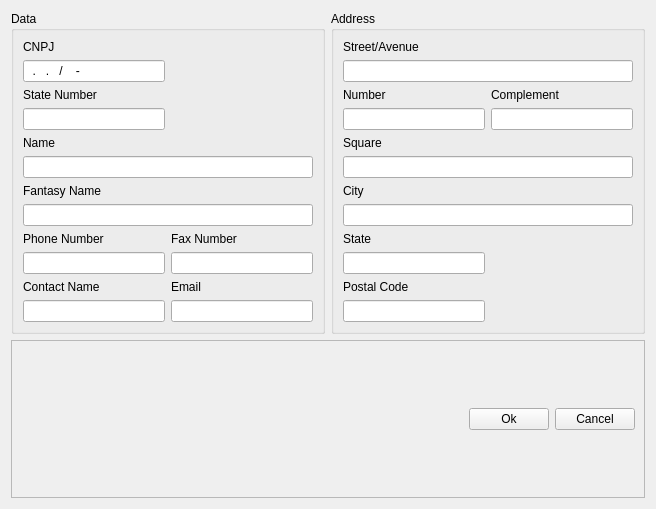
<?xml version="1.0" encoding="UTF-8"?>
<ui version="4.0">
 <class>AddEnterpriseCustomerView</class>
 <widget class="QWidget" name="AddEnterpriseCustomerView">
  <property name="geometry">
   <rect>
    <x>0</x>
    <y>0</y>
    <width>656</width>
    <height>509</height>
   </rect>
  </property>
  <property name="windowTitle">
   <string>Add new customer</string>
  </property>
  <layout class="QGridLayout" name="gridLayout">
   <item row="0" column="0">
    <widget class="QGroupBox" name="groupBox_2">
     <property name="title">
      <string>Data</string>
     </property>
     <layout class="QGridLayout" name="gridLayout_2">
      <item row="0" column="0">
       <widget class="QLabel" name="label">
        <property name="text">
         <string>CNPJ</string>
        </property>
       </widget>
      </item>
      <item row="1" column="0">
       <widget class="QLineEdit" name="cnpjLineEdit">
        <property name="inputMask">
         <string>99.999.999/9999-99; </string>
        </property>
       </widget>
      </item>
      <item row="2" column="0">
       <widget class="QLabel" name="label_2">
        <property name="text">
         <string>State Number</string>
        </property>
       </widget>
      </item>
      <item row="3" column="0">
       <widget class="QLineEdit" name="stateNumberLineEdit">
        <property name="maxLength">
         <number>20</number>
        </property>
       </widget>
      </item>
      <item row="4" column="0">
       <widget class="QLabel" name="label_3">
        <property name="text">
         <string>Name</string>
        </property>
       </widget>
      </item>
      <item row="5" column="0" colspan="2">
       <widget class="QLineEdit" name="nameLineEdit">
        <property name="maxLength">
         <number>100</number>
        </property>
       </widget>
      </item>
      <item row="6" column="0">
       <widget class="QLabel" name="label_4">
        <property name="text">
         <string>Fantasy Name</string>
        </property>
       </widget>
      </item>
      <item row="7" column="0" colspan="2">
       <widget class="QLineEdit" name="fantasyNameLineEdit">
        <property name="maxLength">
         <number>100</number>
        </property>
       </widget>
      </item>
      <item row="8" column="0">
       <widget class="QLabel" name="label_5">
        <property name="text">
         <string>Phone Number</string>
        </property>
       </widget>
      </item>
      <item row="8" column="1">
       <widget class="QLabel" name="label_6">
        <property name="text">
         <string>Fax Number</string>
        </property>
       </widget>
      </item>
      <item row="9" column="0">
       <widget class="QLineEdit" name="phoneNumberLineEdit">
        <property name="maxLength">
         <number>25</number>
        </property>
       </widget>
      </item>
      <item row="9" column="1">
       <widget class="QLineEdit" name="faxNumberLineEdit">
        <property name="maxLength">
         <number>25</number>
        </property>
       </widget>
      </item>
      <item row="10" column="0">
       <widget class="QLabel" name="label_7">
        <property name="text">
         <string>Contact Name</string>
        </property>
       </widget>
      </item>
      <item row="10" column="1">
       <widget class="QLabel" name="label_8">
        <property name="text">
         <string>Email</string>
        </property>
       </widget>
      </item>
      <item row="11" column="0">
       <widget class="QLineEdit" name="contactNameLineEdit">
        <property name="maxLength">
         <number>100</number>
        </property>
       </widget>
      </item>
      <item row="11" column="1">
       <widget class="QLineEdit" name="emailLineEdit">
        <property name="maxLength">
         <number>100</number>
        </property>
       </widget>
      </item>
     </layout>
    </widget>
   </item>
   <item row="0" column="1">
    <widget class="QGroupBox" name="groupBox">
     <property name="title">
      <string>Address</string>
     </property>
     <layout class="QGridLayout" name="gridLayout_3">
      <item row="0" column="0">
       <widget class="QLabel" name="label_9">
        <property name="text">
         <string>Street/Avenue</string>
        </property>
       </widget>
      </item>
      <item row="1" column="0" colspan="2">
       <widget class="QLineEdit" name="addressStreetLineEdit">
        <property name="maxLength">
         <number>100</number>
        </property>
       </widget>
      </item>
      <item row="2" column="0">
       <widget class="QLabel" name="label_10">
        <property name="text">
         <string>Number</string>
        </property>
       </widget>
      </item>
      <item row="2" column="1">
       <widget class="QLabel" name="label_11">
        <property name="text">
         <string>Complement</string>
        </property>
       </widget>
      </item>
      <item row="3" column="0">
       <widget class="QLineEdit" name="addressNumberLineEdit"/>
      </item>
      <item row="3" column="1">
       <widget class="QLineEdit" name="addressComplementLineEdit">
        <property name="maxLength">
         <number>20</number>
        </property>
       </widget>
      </item>
      <item row="4" column="0">
       <widget class="QLabel" name="label_12">
        <property name="text">
         <string>Square</string>
        </property>
       </widget>
      </item>
      <item row="5" column="0" colspan="2">
       <widget class="QLineEdit" name="addressSquareLineEdit">
        <property name="maxLength">
         <number>50</number>
        </property>
       </widget>
      </item>
      <item row="6" column="0">
       <widget class="QLabel" name="label_13">
        <property name="text">
         <string>City</string>
        </property>
       </widget>
      </item>
      <item row="7" column="0" colspan="2">
       <widget class="QLineEdit" name="addressCityLineEdit">
        <property name="maxLength">
         <number>50</number>
        </property>
       </widget>
      </item>
      <item row="8" column="0">
       <widget class="QLabel" name="label_14">
        <property name="text">
         <string>State</string>
        </property>
       </widget>
      </item>
      <item row="9" column="0">
       <widget class="QLineEdit" name="addressStateLineEdit">
        <property name="maxLength">
         <number>30</number>
        </property>
       </widget>
      </item>
      <item row="10" column="0">
       <widget class="QLabel" name="label_15">
        <property name="text">
         <string>Postal Code</string>
        </property>
       </widget>
      </item>
      <item row="11" column="0">
       <widget class="QLineEdit" name="addressPostalCodeLineEdit">
        <property name="maxLength">
         <number>15</number>
        </property>
       </widget>
      </item>
     </layout>
    </widget>
   </item>
   <item row="1" column="0" colspan="2">
    <widget class="QFrame" name="frame_2">
     <property name="frameShape">
      <enum>QFrame::StyledPanel</enum>
     </property>
     <property name="frameShadow">
      <enum>QFrame::Raised</enum>
     </property>
     <layout class="QHBoxLayout" name="horizontalLayout">
      <item>
       <spacer name="horizontalSpacer">
        <property name="orientation">
         <enum>Qt::Horizontal</enum>
        </property>
        <property name="sizeHint" stdset="0">
         <size>
          <width>457</width>
          <height>20</height>
         </size>
        </property>
       </spacer>
      </item>
      <item>
       <widget class="QPushButton" name="okPushButton">
        <property name="text">
         <string>Ok</string>
        </property>
       </widget>
      </item>
      <item>
       <widget class="QPushButton" name="cancelPushButton">
        <property name="text">
         <string>Cancel</string>
        </property>
       </widget>
      </item>
     </layout>
    </widget>
   </item>
  </layout>
 </widget>
 <resources/>
 <connections/>
</ui>
